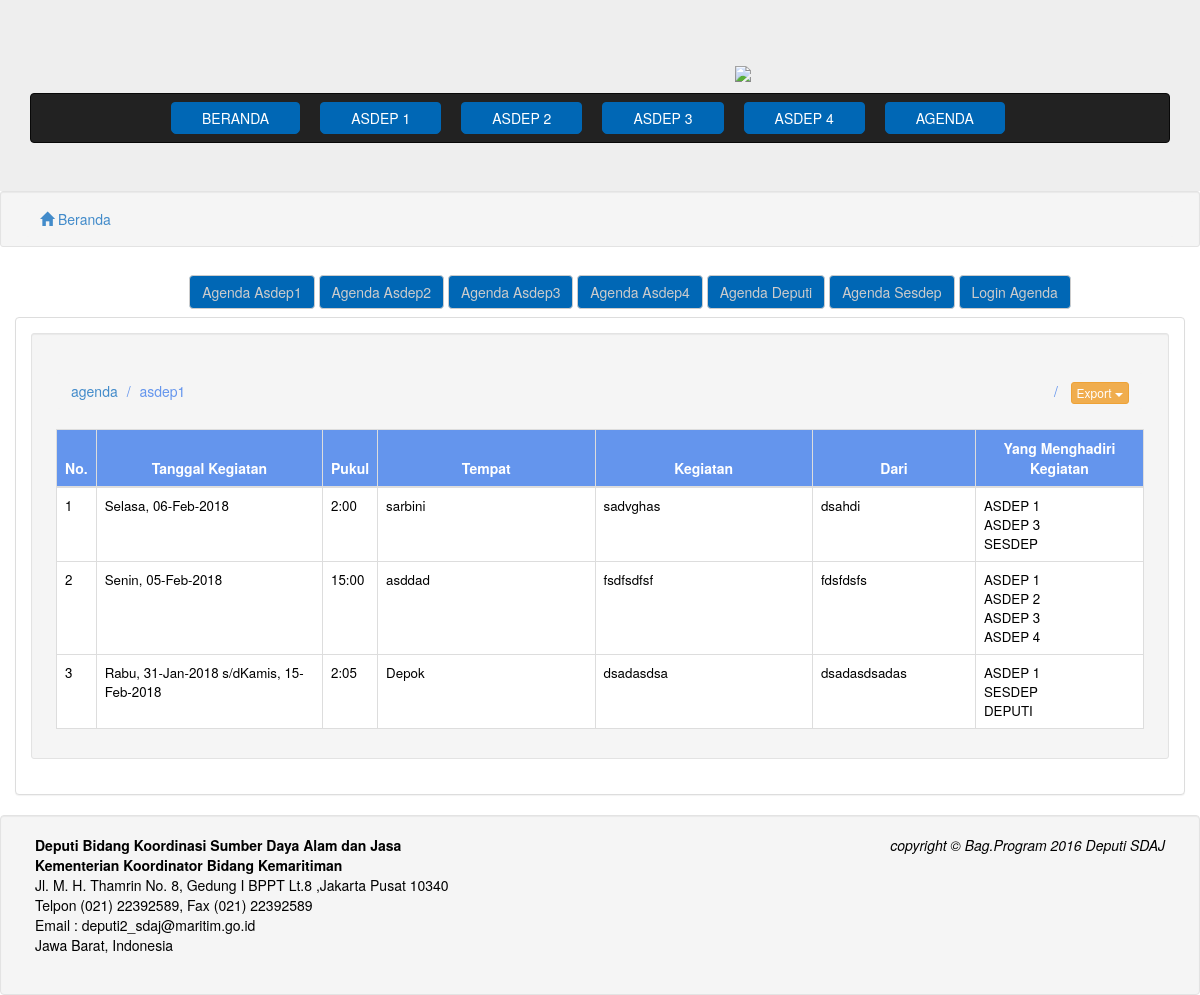
Before: /agenda/asdep1 with the older database file.
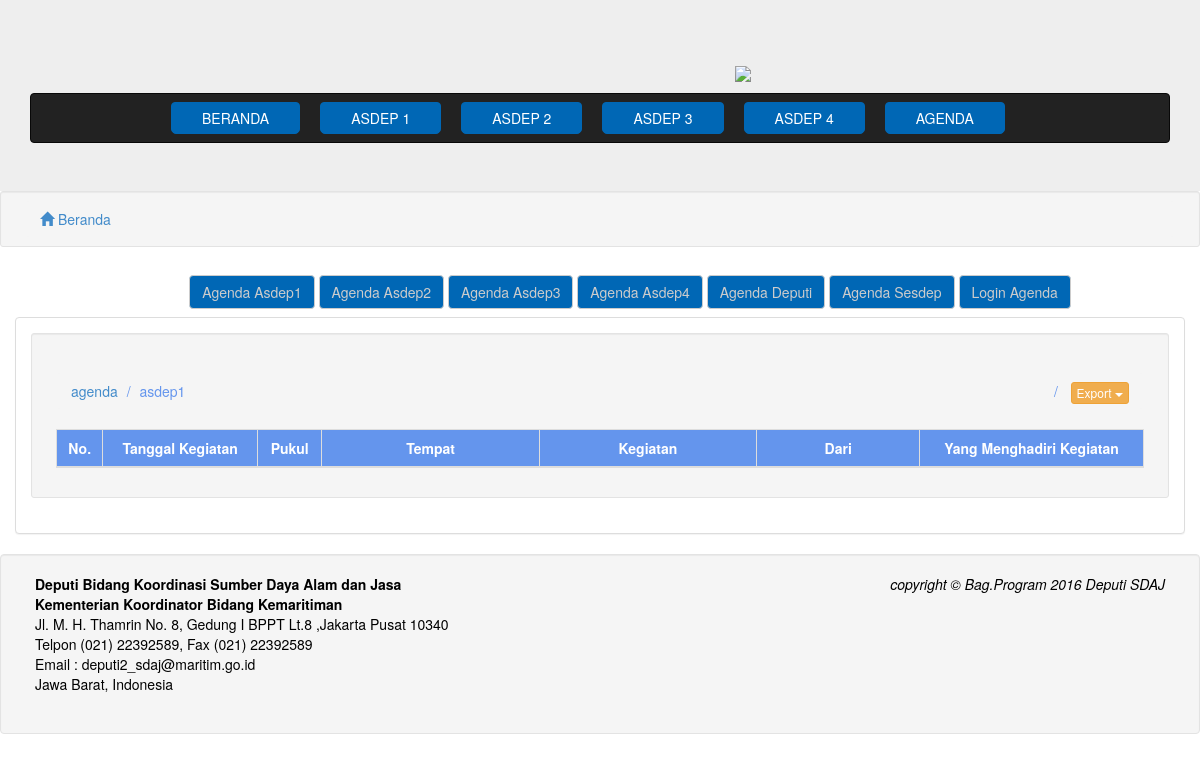
After: the same page with the newer database file.
### tables this page shows
CREATE TABLE `agenda` (
  `no` int(11) NOT NULL,
  `tanggal` datetime NOT NULL,
  `pukul` timestamp NOT NULL DEFAULT CURRENT_TIMESTAMP,
  `tempat` text NOT NULL,
  `kegiatan` text NOT NULL,
  `dari` text NOT NULL,
  `yg_menghadiri` text,
  `asdep1` int(11) DEFAULT NULL,
  `asdep2` int(11) DEFAULT NULL,
  `asdep3` int(11) DEFAULT NULL,
  `asdep4` int(11) DEFAULT NULL,
  `deputi` int(11) DEFAULT NULL,
  `created_at` timestamp NOT NULL DEFAULT CURRENT_TIMESTAMP,
  `updated_at` timestamp NULL DEFAULT CURRENT_TIMESTAMP,
  `created_by` int(11) DEFAULT NULL,
  `updated_by` int(11) DEFAULT NULL
);

### application/controllers/Beranda.php (called while the page is built, shortened)
<?php
class Beranda extends CI_Controller {
	function __construct() {
		$this->load->model('M_agenda');
		$this->load->model('M_kebijakan');
		$this->load->model('M_progress');
		$this->load->library('excel');
    }
	public function agenda($value='')
	{
		if ($value != '') {
					$result['data'] = $this->M_agenda->getByAsdep($value);
					$this->load->view('frontend/header');
					$this->load->view('frontend/list_agenda',$result);
					$this->load->view('frontend/footerf');
		}else{
			$result['data'] = $this->M_agenda->getAll();
		$this->load->view('frontend/header');
		$this->load->view('frontend/list_agenda',$result);
		$this->load->view('frontend/footerf');
		}
	}
}

### index.php (called while the page is built, shortened)
<?php
require_once BASEPATH.'core/CodeIgniter.php';

### application/models/M_agenda.php (called while the page is built, shortened)
<?php
class M_agenda extends CI_Model {
	public function getByAsdep($value='')
	{
		$sql = "SELECT agenda.*,user.role,user.name from agenda inner join user on user.no = agenda.created_by  where agenda.".$value." = 1 ORDER BY agenda.tanggal DESC ";
		return $this->db->query($sql)->result();
	}
}

### application/views/frontend/list_agenda.php (the view, shortened to what this page needs)
<link href="<?php echo base_url();?>assets/css/style.css" rel="stylesheet">
<div class="well well-sm">
    <div class="container">
        <div class="row">
        	<div class="col-md-12">
                <ol class="breadcrumb" style="margin-bottom: 0;">
                    <li class="active">
                    <a href="<?php echo base_url();?>">
                        <span class="glyphicon glyphicon-home"></span> Beranda
                    </a>
                    </li>
                </ol>
        	</div>
        </div>
    </div>
</div>
<div class="container">
	<div class="collapse navbar-collapse">
        <ul class="nav navbar-nav" style="text-align:center">
            <a href="<?php echo base_url();?>agenda/asdep1" class="btn btn-default navbar-btn" style="background-color:#0067b5; color: #CCCCCC;">Agenda Asdep1</a>
            <a href="<?php echo base_url();?>agenda/asdep2" class="btn btn-default navbar-btn" style="background-color:#0067b5; color: #CCCCCC;">Agenda Asdep2</a>
            <a href="<?php echo base_url();?>agenda/asdep3" class="btn btn-default navbar-btn" style="background-color: #0067b5; color: #CCCCCC;">Agenda Asdep3</a>
            <a href="<?php echo base_url();?>agenda/asdep4" class="btn btn-default navbar-btn" style="background-color: #0067b5; color: #CCCCCC;">Agenda Asdep4</a>
            <a href="<?php echo base_url();?>agenda/deputi" class="btn btn-default navbar-btn" style="background-color: #0067b5; color: #CCCCCC;">Agenda Deputi</a>
            <a href="<?php echo base_url();?>Sesdep" class="btn btn-default navbar-btn" style="background-color: #0067b5; color: #CCCCCC;">Agenda Sesdep</a>
            <a href="<?php echo base_url();?>Sesdep" class="btn btn-default navbar-btn" style="background-color: #0067b5; color: #CCCCCC;">Login Agenda</a>
        </ul>
	</div>
	<div class="panel panel-default">
    	<div class="panel-body">
        <div class="well well-sm">
    <div class="container">
	<ol class="breadcrumb" style="margin-top: 30px;">
  <?php
  if ($this->uri->segment(2) != null) {
    ?>
    <li class="breadcrumb-item"><a href="<?php echo base_url().$this->uri->segment(1);?>"><?php echo $this->uri->segment(1);?></a></li>
    <li class="breadcrumb-item active"><?php echo $this->uri->segment(2);?></li>
    <?php
  }else{
    ?>
    <li class="breadcrumb-item active"><?php echo $this->uri->segment(1);?></li>
    <?php
  }
  if ($this->uri->segment(2) != null) {
    ?>
    <li class="pull-right">
                        <div class="btn-group">
                          <button type="button" class="btn btn-xs btn-warning dropdown-toggle" data-toggle="dropdown" aria-haspopup="true" aria-expanded="false">
                            Export <span class="caret"></span>
                          </button>
                        </div>
                    </li><?php
  }
  ?>
</ol>
	<table id="agenda" class="table table-bordered">
					<thead>
						<tr>
							<th>No.</th>
							<th>Tanggal Kegiatan</th>
              <th>Pukul</th>
              <th width="20%">Tempat</th>
              <th width="20%">Kegiatan</th>
              <th width="15%">Dari</th>
              <th>Yang Menghadiri Kegiatan</th>
						</tr>
					</thead>
					<tbody>
					<?php
						$i=1;
						foreach ($data as $key) {
              if (date('N',strtotime($key->tanggal)) == 1) {$hari = 'Senin';}
              if (date('N',strtotime($key->tanggal)) == 2) {$hari = 'Selasa';}
              if (date('N',strtotime($key->tanggal)) == 3) {$hari = 'Rabu';}
              if (date('N',strtotime($key->tanggal1)) == 4) {$hari1 = 'Kamis';}
						?>
						<tr>
							<td><?php echo $i;?></td>
              <td><?php
              if ($key->tanggal1 == null) {
                echo $hari.", ".date("d-M-Y",strtotime($key->tanggal));
              }else{
                echo $hari.", ".date("d-M-Y",strtotime($key->tanggal))." s/d".$hari1.", ".date("d-M-Y",strtotime($key->tanggal1));
              }
              ?></td>
              <td><?php echo date("G:i",strtotime(substr($key->tanggal, 10)));?></td>
              <td><?php echo $key->tempat;?></td>
              <td><?php echo $key->kegiatan;?></td>
              <td><?php echo $key->dari;?></td>
              <td><?php
              if ($key->asdep1 == 1) { echo "ASDEP 1<br/>";}
              if ($key->asdep2 == 1) { echo "ASDEP 2<br/>";}
              if ($key->asdep3 == 1) { echo "ASDEP 3<br/>";}
              if ($key->asdep4 == 1) { echo "ASDEP 4<br/>";}
              if ($key->sesdep == 1) { echo "SESDEP <br/>";}
              if ($key->deputi == 1) { echo "DEPUTI <br/>";}?></td>
						</tr>
						<?php
						$i++;}
					 ?>
					</tbody>
				</table>
				</div>
			</div>
</div>
</div>
</div>

### application/views/frontend/header.php (shortened to what this page needs)
<!DOCTYPE html>
<html>
  <head>
        <link href="<?php echo base_url();?>assets/css/bootstrap.css" rel="stylesheet" media="screen">
        <link href="<?php echo base_url();?>assets/css/datepicker.css" rel="stylesheet">
        <link href="<?php echo base_url();?>assets/demo_table_jui.css" rel="stylesheet" media="screen">
        <link rel="stylesheet" type="text/css" href="<?php echo base_url();?>assets/css/jquery.dataTables.min.css">
        <link rel="stylesheet" href="<?php echo base_url();?>assets/css/bootstrap-material-datetimepicker.css" />
        <link rel="stylesheet" type="text/css" href="<?php echo base_url();?>assets/css/lightbox.css">
        <link rel="stylesheet" type="text/css" href="<?php echo base_url();?>assets/css/daterangepicker.css" />
    </head>
    <body>
    <div align="center" class="jumbotron" style="margin-bottom: 0;"><img src="<?php echo base_url();?>assets/img/banner.jpg" width="100%">
                    <div class="col-md-3">
                    </div>
      <nav class="navbar navbar-inverse" role="navigation" style="margin-bottom: 0;">
          <div class="container">
                <div class="collapse navbar-collapse" >
                    <ul class="nav navbar-nav" style="margin-left:50px;">
                        <li>
                            <a href="<?php echo base_url();?>" class="btn btn-danger navbar-btn">BERANDA</a>
                        </li>
                        <li>
                            <a href="<?php echo base_url();?>Beranda/view/asdep1" class="btn btn-danger navbar-btn">ASDEP 1</a>
                        </li>
                        <li>
                            <a href="<?php echo base_url();?>Beranda/view/asdep2" class="btn btn-danger navbar-btn">ASDEP 2</a>
                        </li>
                        <li>
                            <a href="<?php echo base_url();?>Beranda/view/asdep3" class="btn btn-danger navbar-btn">ASDEP 3</a>
                        </li>
                        <li>
                            <a href="<?php echo base_url();?>Beranda/view/asdep4" class="btn btn-danger navbar-btn">ASDEP 4</a>
                        </li>
                        <li>
                            <a href="<?php echo base_url();?>agenda" class="btn btn-danger navbar-btn">AGENDA</a>
                        </li>
                    </ul>
                </div>
            </div>
        </nav>
                </div>

### application/views/frontend/footerf.php
		<div class="well" style="margin-bottom: 0; color: #000; font-style: italic;">
        	<div class="container">
            	<div class="row">
                	<div class="col-md-8">
                        <address>
                            <strong>Deputi Bidang Koordinasi Sumber Daya Alam dan Jasa </strong><br />
                        <strong>Kementerian Koordinator Bidang Kemaritiman</strong><br /> Jl. M. H. Thamrin No. 8, Gedung I BPPT Lt.8 ,Jakarta Pusat 10340<br />Telpon (021) 22392589, Fax (021) 22392589<br />Email : deputi2_sdaj@maritim.go.id
                        <br />
                            Jawa Barat, Indonesia<br />
                        </address>
                    </div>
                    <div class="col-md-4">
                        <p class="text-right">copyright &copy; Bag.Program 2016 Deputi SDAJ</p>
                    </div>
                </div>
            </div>
        </div>
	</body>
</html>

### assets/css/lightbox.css (style rules this page uses)
body:after { content: url(../images/close.png) url(../images/loading.gif) url(../images/prev.png) url(../images/next.png); display: none; }

### assets/css/style.css (style rules this page uses)
tr { background-color: #6495ED; color: white; }
th { background-color: #6495ED; text-align: center; }
td { background-color: white; font-size: 10pt; color: black; }

Changed rows visible on the page:
removed agenda: tanggal "Selasa", tanggal "06-Feb-2018", tanggal "2:00", tempat "sarbini", kegiatan "sadvghas", dari "dsahdi", asdep1 "ASDEP 1", asdep3 "ASDEP 3", sesdep "SESDEP"
removed agenda: tanggal "Senin", tanggal "05-Feb-2018", tanggal "15:00", tempat "asddad", kegiatan "fsdfsdfsf", dari "fdsfdsfs", asdep1 "ASDEP 1", asdep2 "ASDEP 2", asdep3 "ASDEP 3", asdep4 "ASDEP 4"
removed agenda: tanggal "Rabu", tanggal "31-Jan-2018", tanggal1 "Kamis", tanggal1 "15-Feb-2018", tanggal "2:05", tempat "Depok", kegiatan "dsadasdsa", dari "dsadasdsadas", asdep1 "ASDEP 1", sesdep "SESDEP", deputi "DEPUTI"
